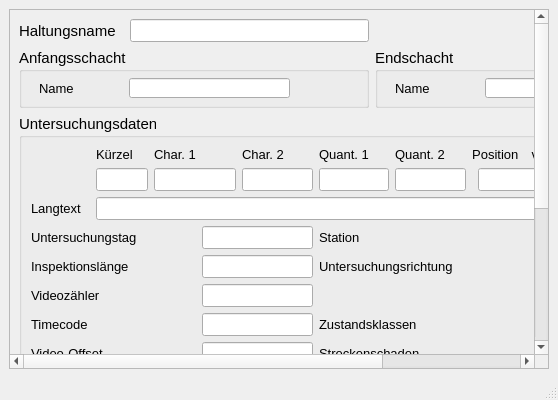
<?xml version="1.0" encoding="UTF-8"?>
<ui version="4.0">
 <class>MainWindow</class>
 <widget class="QMainWindow" name="MainWindow">
  <property name="baseSize">
   <size>
    <width>0</width>
    <height>0</height>
   </size>
  </property>
  <property name="font">
   <font>
    <family>Tahoma</family>
    <pointsize>10</pointsize>
   </font>
  </property>
  <property name="windowTitle">
   <string>MainWindow</string>
  </property>
  <widget class="QWidget" name="centralwidget">
   <layout class="QGridLayout" name="gridLayout">
    <item row="0" column="0">
     <widget class="QScrollArea" name="scrollArea">
      <property name="widgetResizable">
       <bool>true</bool>
      </property>
      <widget class="QWidget" name="scrollAreaWidgetContents">
       <property name="geometry">
        <rect>
         <x>0</x>
         <y>0</y>
         <width>954</width>
         <height>750</height>
        </rect>
       </property>
       <layout class="QGridLayout" name="gridLayout_2">
        <item row="0" column="1" colspan="2">
         <widget class="QLineEdit" name="untersuchhal">
          <property name="font">
           <font>
            <family>Tahoma</family>
            <pointsize>10</pointsize>
           </font>
          </property>
          <property name="toolTip">
           <string>&lt;html&gt;&lt;head/&gt;&lt;body&gt;&lt;p&gt;Bezeichnung der untersuchten Haltung&lt;/p&gt;&lt;/body&gt;&lt;/html&gt;</string>
          </property>
          <property name="statusTip">
           <string>Bezeichnung der untersuchten Haltung</string>
          </property>
         </widget>
        </item>
        <item row="1" column="0" colspan="3">
         <widget class="QGroupBox" name="groupBox">
          <property name="minimumSize">
           <size>
            <width>350</width>
            <height>60</height>
           </size>
          </property>
          <property name="maximumSize">
           <size>
            <width>350</width>
            <height>16777215</height>
           </size>
          </property>
          <property name="font">
           <font>
            <family>Tahoma</family>
            <pointsize>11</pointsize>
           </font>
          </property>
          <property name="title">
           <string>Anfangsschacht</string>
          </property>
          <widget class="QLabel" name="label_3">
           <property name="geometry">
            <rect>
             <x>20</x>
             <y>30</y>
             <width>91</width>
             <height>21</height>
            </rect>
           </property>
           <property name="font">
            <font>
             <family>Tahoma</family>
             <pointsize>10</pointsize>
            </font>
           </property>
           <property name="text">
            <string>Name</string>
           </property>
          </widget>
          <widget class="QLineEdit" name="schoben">
           <property name="geometry">
            <rect>
             <x>110</x>
             <y>30</y>
             <width>161</width>
             <height>20</height>
            </rect>
           </property>
           <property name="font">
            <font>
             <family>Tahoma</family>
             <pointsize>10</pointsize>
            </font>
           </property>
           <property name="toolTip">
            <string>&lt;html&gt;&lt;head/&gt;&lt;body&gt;&lt;p&gt;Name des oberen Schachts&lt;/p&gt;&lt;/body&gt;&lt;/html&gt;</string>
           </property>
           <property name="statusTip">
            <string>Name des oberen Schachts</string>
           </property>
          </widget>
         </widget>
        </item>
        <item row="3" column="0" colspan="2">
         <widget class="QLabel" name="label_71">
          <property name="text">
           <string>Erstelldatum</string>
          </property>
         </widget>
        </item>
        <item row="3" column="2">
         <widget class="QgsDateTimeEdit" name="createdat">
          <property name="font">
           <font>
            <family>Tahoma</family>
            <pointsize>10</pointsize>
           </font>
          </property>
          <property name="currentSection">
           <enum>QDateTimeEdit::DaySection</enum>
          </property>
          <property name="displayFormat">
           <string>dd.MM.yyyy HH:mm</string>
          </property>
         </widget>
        </item>
        <item row="4" column="0">
         <widget class="QLabel" name="label_22">
          <property name="font">
           <font>
            <family>Tahoma</family>
            <pointsize>10</pointsize>
           </font>
          </property>
          <property name="text">
           <string>Kommentar</string>
          </property>
         </widget>
        </item>
        <item row="0" column="0">
         <widget class="QLabel" name="label">
          <property name="font">
           <font>
            <family>Tahoma</family>
            <pointsize>11</pointsize>
           </font>
          </property>
          <property name="text">
           <string>Haltungsname</string>
          </property>
         </widget>
        </item>
        <item row="5" column="0" colspan="4">
         <widget class="QTextEdit" name="kommentar">
          <property name="font">
           <font>
            <family>Tahoma</family>
            <pointsize>10</pointsize>
           </font>
          </property>
         </widget>
        </item>
        <item row="2" column="0" colspan="4">
         <widget class="QGroupBox" name="groupBox_2">
          <property name="font">
           <font>
            <family>Tahoma</family>
            <pointsize>11</pointsize>
           </font>
          </property>
          <property name="title">
           <string>Untersuchungsdaten</string>
          </property>
          <layout class="QGridLayout" name="gridLayout_3">
           <item row="8" column="1" colspan="2">
            <widget class="QLineEdit" name="video_start">
             <property name="font">
              <font>
               <family>Tahoma</family>
               <pointsize>10</pointsize>
              </font>
             </property>
             <property name="toolTip">
              <string>&lt;html&gt;&lt;head/&gt;&lt;body&gt;&lt;p&gt;Beginn der Videoreferenz&lt;/p&gt;&lt;/body&gt;&lt;/html&gt;</string>
             </property>
             <property name="statusTip">
              <string>Beginn der Videoreferenz</string>
             </property>
            </widget>
           </item>
           <item row="9" column="0" colspan="2">
            <widget class="QLabel" name="label_31">
             <property name="font">
              <font>
               <family>Tahoma</family>
               <pointsize>10</pointsize>
              </font>
             </property>
             <property name="text">
              <string>Speicherort Foto</string>
             </property>
            </widget>
           </item>
           <item row="6" column="15">
            <widget class="QLineEdit" name="ZS">
             <property name="font">
              <font>
               <family>Tahoma</family>
               <pointsize>10</pointsize>
              </font>
             </property>
             <property name="toolTip">
              <string>&lt;html&gt;&lt;head/&gt;&lt;body&gt;&lt;p&gt;&lt;span style=&quot; font-size:10pt;&quot;&gt;Max. Zustandsklasse Standsicherheit&lt;/span&gt;&lt;/p&gt;&lt;/body&gt;&lt;/html&gt;</string>
             </property>
             <property name="statusTip">
              <string>Max. Zustandsklasse Betriebssicherheit</string>
             </property>
            </widget>
           </item>
           <item row="3" column="11" colspan="3">
            <widget class="QLineEdit" name="station">
             <property name="font">
              <font>
               <family>Tahoma</family>
               <pointsize>10</pointsize>
              </font>
             </property>
             <property name="toolTip">
              <string>&lt;html&gt;&lt;head/&gt;&lt;body&gt;&lt;p&gt;&lt;span style=&quot; font-size:10pt;&quot;&gt;Station entlang der Haltung&lt;/span&gt;&lt;/p&gt;&lt;/body&gt;&lt;/html&gt;</string>
             </property>
             <property name="statusTip">
              <string>Station entlang der Haltung</string>
             </property>
            </widget>
           </item>
           <item row="8" column="4">
            <widget class="QLabel" name="label_41">
             <property name="font">
              <font>
               <family>Tahoma</family>
               <pointsize>10</pointsize>
              </font>
             </property>
             <property name="text">
              <string>-ende</string>
             </property>
             <property name="alignment">
              <set>Qt::AlignRight|Qt::AlignTrailing|Qt::AlignVCenter</set>
             </property>
            </widget>
           </item>
           <item row="4" column="4" colspan="2">
            <widget class="QLineEdit" name="inspektionslaenge">
             <property name="font">
              <font>
               <family>Tahoma</family>
               <pointsize>10</pointsize>
              </font>
             </property>
             <property name="toolTip">
              <string>&lt;html&gt;&lt;head/&gt;&lt;body&gt;&lt;p&gt;&lt;span style=&quot; font-size:10pt;&quot;&gt;Inspektionslänge&lt;/span&gt;&lt;/p&gt;&lt;/body&gt;&lt;/html&gt;</string>
             </property>
             <property name="statusTip">
              <string>Inspektionslänge</string>
             </property>
            </widget>
           </item>
           <item row="1" column="7">
            <widget class="QLineEdit" name="quantnr2">
             <property name="font">
              <font>
               <family>Tahoma</family>
               <pointsize>10</pointsize>
              </font>
             </property>
             <property name="toolTip">
              <string>&lt;html&gt;&lt;head/&gt;&lt;body&gt;&lt;p&gt;Zustandsdaten: Quantifizierung 2&lt;/p&gt;&lt;/body&gt;&lt;/html&gt;</string>
             </property>
             <property name="statusTip">
              <string>Zustandsdaten: Quantifizierung 2</string>
             </property>
            </widget>
           </item>
           <item row="1" column="9" colspan="2">
            <widget class="QLineEdit" name="pos_von">
             <property name="font">
              <font>
               <family>Tahoma</family>
               <pointsize>10</pointsize>
              </font>
             </property>
             <property name="toolTip">
              <string>&lt;html&gt;&lt;head/&gt;&lt;body&gt;&lt;p&gt;Zustandsdaten: Anfangswinkel als Zifferblattreferenz&lt;/p&gt;&lt;/body&gt;&lt;/html&gt;</string>
             </property>
             <property name="statusTip">
              <string>Zustandsdaten: Anfangswinkel als Zifferblattreferenz</string>
             </property>
            </widget>
           </item>
           <item row="7" column="6" colspan="4">
            <widget class="QLabel" name="label_28">
             <property name="font">
              <font>
               <family>Tahoma</family>
               <pointsize>10</pointsize>
              </font>
             </property>
             <property name="text">
              <string>Streckenschaden</string>
             </property>
            </widget>
           </item>
           <item row="5" column="11" colspan="2">
            <widget class="QLabel" name="label_39">
             <property name="font">
              <font>
               <family>Tahoma</family>
               <pointsize>10</pointsize>
              </font>
             </property>
             <property name="text">
              <string>Dicht.</string>
             </property>
            </widget>
           </item>
           <item row="6" column="11" colspan="2">
            <widget class="QLineEdit" name="ZD">
             <property name="font">
              <font>
               <family>Tahoma</family>
               <pointsize>10</pointsize>
              </font>
             </property>
             <property name="toolTip">
              <string>&lt;html&gt;&lt;head/&gt;&lt;body&gt;&lt;p&gt;&lt;span style=&quot; font-size:10pt;&quot;&gt;Max. Zustandsklasse Dichtheit&lt;/span&gt;&lt;/p&gt;&lt;/body&gt;&lt;/html&gt;</string>
             </property>
             <property name="statusTip">
              <string>Max. Zustandsklasse Dichtheit</string>
             </property>
            </widget>
           </item>
           <item row="0" column="7">
            <widget class="QLabel" name="label_27">
             <property name="font">
              <font>
               <family>Tahoma</family>
               <pointsize>10</pointsize>
              </font>
             </property>
             <property name="text">
              <string>Quant. 2</string>
             </property>
            </widget>
           </item>
           <item row="10" column="2" colspan="14">
            <widget class="QLineEdit" name="film_dateiname">
             <property name="font">
              <font>
               <family>Tahoma</family>
               <pointsize>10</pointsize>
              </font>
             </property>
             <property name="toolTip">
              <string>&lt;html&gt;&lt;head/&gt;&lt;body&gt;&lt;p&gt;Speicherort des Videos&lt;/p&gt;&lt;/body&gt;&lt;/html&gt;</string>
             </property>
             <property name="statusTip">
              <string>Speicherort des Videos</string>
             </property>
            </widget>
           </item>
           <item row="0" column="12">
            <widget class="QLabel" name="label_30">
             <property name="font">
              <font>
               <family>Tahoma</family>
               <pointsize>10</pointsize>
              </font>
             </property>
             <property name="text">
              <string> bis</string>
             </property>
            </widget>
           </item>
           <item row="3" column="6" colspan="4">
            <widget class="QLabel" name="label_34">
             <property name="font">
              <font>
               <family>Tahoma</family>
               <pointsize>10</pointsize>
              </font>
             </property>
             <property name="text">
              <string>Station</string>
             </property>
            </widget>
           </item>
           <item row="2" column="1" colspan="15">
            <widget class="QLineEdit" name="langtext">
             <property name="font">
              <font>
               <family>Tahoma</family>
               <pointsize>10</pointsize>
              </font>
             </property>
             <property name="toolTip">
              <string>&lt;html&gt;&lt;head/&gt;&lt;body&gt;&lt;p&gt;&lt;span style=&quot; font-size:10pt;&quot;&gt;Zustandsbeschreibung Langtext&lt;/span&gt;&lt;/p&gt;&lt;/body&gt;&lt;/html&gt;</string>
             </property>
             <property name="statusTip">
              <string>Zustandsbeschreibung Langtext</string>
             </property>
            </widget>
           </item>
           <item row="6" column="6" colspan="3">
            <widget class="QLabel" name="label_36">
             <property name="font">
              <font>
               <family>Tahoma</family>
               <pointsize>10</pointsize>
              </font>
             </property>
             <property name="text">
              <string>Zustandsklassen</string>
             </property>
            </widget>
           </item>
           <item row="5" column="4" colspan="2">
            <widget class="QLineEdit" name="videozaehler">
             <property name="font">
              <font>
               <family>Tahoma</family>
               <pointsize>10</pointsize>
              </font>
             </property>
             <property name="toolTip">
              <string>&lt;html&gt;&lt;head/&gt;&lt;body&gt;&lt;p&gt;&lt;span style=&quot; font-size:10pt;&quot;&gt;Videozähler&lt;/span&gt;&lt;/p&gt;&lt;/body&gt;&lt;/html&gt;</string>
             </property>
             <property name="statusTip">
              <string>Videozähler</string>
             </property>
            </widget>
           </item>
           <item row="1" column="6">
            <widget class="QLineEdit" name="quantnr1">
             <property name="font">
              <font>
               <family>Tahoma</family>
               <pointsize>10</pointsize>
              </font>
             </property>
             <property name="toolTip">
              <string>&lt;html&gt;&lt;head/&gt;&lt;body&gt;&lt;p&gt;Zustandsdaten: Quantifizierung 1&lt;/p&gt;&lt;/body&gt;&lt;/html&gt;</string>
             </property>
             <property name="statusTip">
              <string>Zustandsdaten: Quantifizierung 1</string>
             </property>
            </widget>
           </item>
           <item row="10" column="0" colspan="2">
            <widget class="QLabel" name="label_32">
             <property name="font">
              <font>
               <family>Tahoma</family>
               <pointsize>10</pointsize>
              </font>
             </property>
             <property name="text">
              <string>Speicherort Video</string>
             </property>
            </widget>
           </item>
           <item row="4" column="0" colspan="4">
            <widget class="QLabel" name="label_20">
             <property name="font">
              <font>
               <family>Tahoma</family>
               <pointsize>10</pointsize>
              </font>
             </property>
             <property name="text">
              <string>Inspektionslänge</string>
             </property>
            </widget>
           </item>
           <item row="7" column="0" colspan="4">
            <widget class="QLabel" name="label_21">
             <property name="font">
              <font>
               <family>Tahoma</family>
               <pointsize>10</pointsize>
              </font>
             </property>
             <property name="text">
              <string>Video-Offset</string>
             </property>
            </widget>
           </item>
           <item row="4" column="11" colspan="5">
            <widget class="QLineEdit" name="untersuchrichtung">
             <property name="font">
              <font>
               <family>Tahoma</family>
               <pointsize>10</pointsize>
              </font>
             </property>
             <property name="toolTip">
              <string>&lt;html&gt;&lt;head/&gt;&lt;body&gt;&lt;p&gt;&lt;span style=&quot; font-size:10pt;&quot;&gt;Untersuchungsrichtung&lt;/span&gt;&lt;/p&gt;&lt;/body&gt;&lt;/html&gt;</string>
             </property>
            </widget>
           </item>
           <item row="1" column="3" colspan="2">
            <widget class="QLineEdit" name="charakt1">
             <property name="font">
              <font>
               <family>Tahoma</family>
               <pointsize>10</pointsize>
              </font>
             </property>
             <property name="toolTip">
              <string>&lt;html&gt;&lt;head/&gt;&lt;body&gt;&lt;p&gt;Zustandsdaten: Charakterisierung 1&lt;/p&gt;&lt;/body&gt;&lt;/html&gt;</string>
             </property>
             <property name="statusTip">
              <string>Zustandsdaten: Charakterisierung 1</string>
             </property>
            </widget>
           </item>
           <item row="3" column="14" colspan="2">
            <widget class="QLabel" name="label_2">
             <property name="font">
              <font>
               <family>Tahoma</family>
               <pointsize>10</pointsize>
              </font>
             </property>
             <property name="text">
              <string>m</string>
             </property>
            </widget>
           </item>
           <item row="1" column="5">
            <widget class="QLineEdit" name="charakt2">
             <property name="font">
              <font>
               <family>Tahoma</family>
               <pointsize>10</pointsize>
              </font>
             </property>
             <property name="toolTip">
              <string>&lt;html&gt;&lt;head/&gt;&lt;body&gt;&lt;p&gt;Zustandsdaten: Charakterisierung 2&lt;/p&gt;&lt;/body&gt;&lt;/html&gt;</string>
             </property>
             <property name="statusTip">
              <string>Zustandsdaten: Charakterisierung 2</string>
             </property>
            </widget>
           </item>
           <item row="9" column="2" colspan="14">
            <widget class="QLineEdit" name="foto_dateiname">
             <property name="font">
              <font>
               <family>Tahoma</family>
               <pointsize>10</pointsize>
              </font>
             </property>
             <property name="toolTip">
              <string>&lt;html&gt;&lt;head/&gt;&lt;body&gt;&lt;p&gt;&lt;span style=&quot; font-size:10pt;&quot;&gt;Speicherort des Fotos&lt;/span&gt;&lt;/p&gt;&lt;/body&gt;&lt;/html&gt;</string>
             </property>
             <property name="statusTip">
              <string>Speicherort des Fotos</string>
             </property>
            </widget>
           </item>
           <item row="6" column="13" colspan="2">
            <widget class="QLineEdit" name="ZB">
             <property name="font">
              <font>
               <family>Tahoma</family>
               <pointsize>10</pointsize>
              </font>
             </property>
             <property name="toolTip">
              <string>&lt;html&gt;&lt;head/&gt;&lt;body&gt;&lt;p&gt;&lt;span style=&quot; font-size:10pt;&quot;&gt;Max. Zustandsklasse Betriebssicherheit&lt;/span&gt;&lt;/p&gt;&lt;/body&gt;&lt;/html&gt;</string>
             </property>
             <property name="statusTip">
              <string>Max. Zustandsklasse Betriebssicherheit</string>
             </property>
            </widget>
           </item>
           <item row="1" column="11" colspan="2">
            <widget class="QLineEdit" name="pos_bis">
             <property name="font">
              <font>
               <family>Tahoma</family>
               <pointsize>10</pointsize>
              </font>
             </property>
             <property name="toolTip">
              <string>&lt;html&gt;&lt;head/&gt;&lt;body&gt;&lt;p&gt;Zustandsdaten: Endwinkel als Zifferblattreferenz&lt;/p&gt;&lt;/body&gt;&lt;/html&gt;</string>
             </property>
             <property name="statusTip">
              <string>Zustandsdaten: Endwinkel als Zifferblattreferenz</string>
             </property>
            </widget>
           </item>
           <item row="8" column="0">
            <widget class="QLabel" name="label_33">
             <property name="font">
              <font>
               <family>Tahoma</family>
               <pointsize>10</pointsize>
              </font>
             </property>
             <property name="text">
              <string>Videostart</string>
             </property>
            </widget>
           </item>
           <item row="6" column="4" colspan="2">
            <widget class="QLineEdit" name="timecode">
             <property name="font">
              <font>
               <family>Tahoma</family>
               <pointsize>10</pointsize>
              </font>
             </property>
             <property name="toolTip">
              <string>&lt;html&gt;&lt;head/&gt;&lt;body&gt;&lt;p&gt;&lt;span style=&quot; font-size:10pt;&quot;&gt;Timecode&lt;/span&gt;&lt;/p&gt;&lt;/body&gt;&lt;/html&gt;</string>
             </property>
             <property name="statusTip">
              <string>Timecode</string>
             </property>
            </widget>
           </item>
           <item row="8" column="11" colspan="5">
            <widget class="QLineEdit" name="streckenschaden_lfdnr">
             <property name="font">
              <font>
               <family>Tahoma</family>
               <pointsize>10</pointsize>
              </font>
             </property>
             <property name="toolTip">
              <string>&lt;html&gt;&lt;head/&gt;&lt;body&gt;&lt;p&gt;&lt;span style=&quot; font-size:10pt;&quot;&gt;Lfd. Nummer des Streckenschadens&lt;/span&gt;&lt;/p&gt;&lt;/body&gt;&lt;/html&gt;</string>
             </property>
             <property name="statusTip">
              <string>Lfd. Nummer des Streckenschadens</string>
             </property>
            </widget>
           </item>
           <item row="0" column="5">
            <widget class="QLabel" name="label_25">
             <property name="font">
              <font>
               <family>Tahoma</family>
               <pointsize>10</pointsize>
              </font>
             </property>
             <property name="text">
              <string>Char. 2</string>
             </property>
            </widget>
           </item>
           <item row="0" column="10" colspan="2">
            <widget class="QLabel" name="label_40">
             <property name="font">
              <font>
               <family>Tahoma</family>
               <pointsize>10</pointsize>
              </font>
             </property>
             <property name="text">
              <string> von -</string>
             </property>
            </widget>
           </item>
           <item row="0" column="8" colspan="2">
            <widget class="QLabel" name="label_18">
             <property name="font">
              <font>
               <family>Tahoma</family>
               <pointsize>10</pointsize>
              </font>
             </property>
             <property name="text">
              <string>Position </string>
             </property>
             <property name="alignment">
              <set>Qt::AlignRight|Qt::AlignTrailing|Qt::AlignVCenter</set>
             </property>
            </widget>
           </item>
           <item row="8" column="6" colspan="5">
            <widget class="QLabel" name="label_29">
             <property name="font">
              <font>
               <family>Tahoma</family>
               <pointsize>10</pointsize>
              </font>
             </property>
             <property name="text">
              <string>Streckenschaden Laufnummer</string>
             </property>
            </widget>
           </item>
           <item row="1" column="1" colspan="2">
            <widget class="QLineEdit" name="kuerzel">
             <property name="font">
              <font>
               <family>Tahoma</family>
               <pointsize>10</pointsize>
              </font>
             </property>
             <property name="toolTip">
              <string>&lt;html&gt;&lt;head/&gt;&lt;body&gt;&lt;p&gt;&lt;span style=&quot; font-size:10pt;&quot;&gt;Schadenskürzel&lt;/span&gt;&lt;/p&gt;&lt;/body&gt;&lt;/html&gt;</string>
             </property>
            </widget>
           </item>
           <item row="5" column="13" colspan="2">
            <widget class="QLabel" name="label_37">
             <property name="font">
              <font>
               <family>Tahoma</family>
               <pointsize>10</pointsize>
              </font>
             </property>
             <property name="text">
              <string>Betrieb</string>
             </property>
            </widget>
           </item>
           <item row="2" column="0">
            <widget class="QLabel" name="label_52">
             <property name="font">
              <font>
               <family>Tahoma</family>
               <pointsize>10</pointsize>
              </font>
             </property>
             <property name="text">
              <string>Langtext</string>
             </property>
            </widget>
           </item>
           <item row="3" column="4" colspan="2">
            <widget class="QLineEdit" name="untersuchtag">
             <property name="font">
              <font>
               <family>Tahoma</family>
               <pointsize>10</pointsize>
              </font>
             </property>
             <property name="toolTip">
              <string>&lt;html&gt;&lt;head/&gt;&lt;body&gt;&lt;p&gt;Datum der Untersuchung&lt;/p&gt;&lt;/body&gt;&lt;/html&gt;</string>
             </property>
             <property name="statusTip">
              <string>Datum der Untersuchung</string>
             </property>
            </widget>
           </item>
           <item row="6" column="0" colspan="4">
            <widget class="QLabel" name="label_35">
             <property name="font">
              <font>
               <family>Tahoma</family>
               <pointsize>10</pointsize>
              </font>
             </property>
             <property name="text">
              <string>Timecode</string>
             </property>
            </widget>
           </item>
           <item row="7" column="4" colspan="2">
            <widget class="QLineEdit" name="video_offset">
             <property name="font">
              <font>
               <family>Tahoma</family>
               <pointsize>10</pointsize>
              </font>
             </property>
             <property name="toolTip">
              <string>&lt;html&gt;&lt;head/&gt;&lt;body&gt;&lt;p&gt;&lt;span style=&quot; font-size:10pt;&quot;&gt;Video-Offset&lt;/span&gt;&lt;/p&gt;&lt;/body&gt;&lt;/html&gt;</string>
             </property>
             <property name="statusTip">
              <string>Video-Offset</string>
             </property>
            </widget>
           </item>
           <item row="3" column="0" colspan="4">
            <widget class="QLabel" name="label_61">
             <property name="font">
              <font>
               <family>Tahoma</family>
               <pointsize>10</pointsize>
              </font>
             </property>
             <property name="text">
              <string>Untersuchungstag</string>
             </property>
            </widget>
           </item>
           <item row="5" column="15">
            <widget class="QLabel" name="label_38">
             <property name="font">
              <font>
               <family>Tahoma</family>
               <pointsize>10</pointsize>
              </font>
             </property>
             <property name="text">
              <string>Stands.</string>
             </property>
            </widget>
           </item>
           <item row="4" column="6" colspan="4">
            <widget class="QLabel" name="label_17">
             <property name="font">
              <font>
               <family>Tahoma</family>
               <pointsize>10</pointsize>
              </font>
             </property>
             <property name="text">
              <string>Untersuchungsrichtung</string>
             </property>
            </widget>
           </item>
           <item row="0" column="6">
            <widget class="QLabel" name="label_26">
             <property name="font">
              <font>
               <family>Tahoma</family>
               <pointsize>10</pointsize>
              </font>
             </property>
             <property name="text">
              <string>Quant. 1</string>
             </property>
            </widget>
           </item>
           <item row="5" column="0" colspan="4">
            <widget class="QLabel" name="label_19">
             <property name="font">
              <font>
               <family>Tahoma</family>
               <pointsize>10</pointsize>
              </font>
             </property>
             <property name="text">
              <string>Videozähler</string>
             </property>
            </widget>
           </item>
           <item row="8" column="5">
            <widget class="QLineEdit" name="video_ende">
             <property name="font">
              <font>
               <family>Tahoma</family>
               <pointsize>10</pointsize>
              </font>
             </property>
             <property name="toolTip">
              <string>&lt;html&gt;&lt;head/&gt;&lt;body&gt;&lt;p&gt;Ende der Videoreferenz&lt;/p&gt;&lt;/body&gt;&lt;/html&gt;</string>
             </property>
             <property name="statusTip">
              <string>Ende der Videoreferenz</string>
             </property>
            </widget>
           </item>
           <item row="7" column="11" colspan="5">
            <widget class="QLineEdit" name="streckenschaden">
             <property name="font">
              <font>
               <family>Tahoma</family>
               <pointsize>10</pointsize>
              </font>
             </property>
             <property name="toolTip">
              <string>&lt;html&gt;&lt;head/&gt;&lt;body&gt;&lt;p&gt;&lt;span style=&quot; font-size:10pt;&quot;&gt;Streckenschaden (Kodierung)&lt;/span&gt;&lt;/p&gt;&lt;/body&gt;&lt;/html&gt;</string>
             </property>
             <property name="statusTip">
              <string>Streckenschaden (Kodierung)</string>
             </property>
            </widget>
           </item>
           <item row="0" column="1" colspan="2">
            <widget class="QLabel" name="label_23">
             <property name="font">
              <font>
               <family>Tahoma</family>
               <pointsize>10</pointsize>
              </font>
             </property>
             <property name="text">
              <string>Kürzel</string>
             </property>
            </widget>
           </item>
           <item row="0" column="3">
            <widget class="QLabel" name="label_24">
             <property name="font">
              <font>
               <family>Tahoma</family>
               <pointsize>10</pointsize>
              </font>
             </property>
             <property name="text">
              <string>Char. 1</string>
             </property>
            </widget>
           </item>
          </layout>
         </widget>
        </item>
        <item row="1" column="3">
         <widget class="QGroupBox" name="groupBox_3">
          <property name="minimumSize">
           <size>
            <width>350</width>
            <height>0</height>
           </size>
          </property>
          <property name="maximumSize">
           <size>
            <width>350</width>
            <height>16777215</height>
           </size>
          </property>
          <property name="font">
           <font>
            <family>Tahoma</family>
            <pointsize>11</pointsize>
           </font>
          </property>
          <property name="title">
           <string>Endschacht</string>
          </property>
          <widget class="QLabel" name="label_9">
           <property name="geometry">
            <rect>
             <x>20</x>
             <y>30</y>
             <width>71</width>
             <height>21</height>
            </rect>
           </property>
           <property name="font">
            <font>
             <family>Tahoma</family>
             <pointsize>10</pointsize>
            </font>
           </property>
           <property name="text">
            <string>Name</string>
           </property>
          </widget>
          <widget class="QLineEdit" name="schunten">
           <property name="geometry">
            <rect>
             <x>110</x>
             <y>30</y>
             <width>161</width>
             <height>20</height>
            </rect>
           </property>
           <property name="font">
            <font>
             <family>Tahoma</family>
             <pointsize>10</pointsize>
            </font>
           </property>
           <property name="toolTip">
            <string>&lt;html&gt;&lt;head/&gt;&lt;body&gt;&lt;p&gt;Name des unteren Schachts&lt;/p&gt;&lt;/body&gt;&lt;/html&gt;</string>
           </property>
           <property name="statusTip">
            <string>Name des unteren Schachts</string>
           </property>
          </widget>
         </widget>
        </item>
       </layout>
      </widget>
     </widget>
    </item>
   </layout>
  </widget>
  <widget class="QMenuBar" name="menubar">
   <property name="geometry">
    <rect>
     <x>0</x>
     <y>0</y>
     <width>978</width>
     <height>27</height>
    </rect>
   </property>
  </widget>
  <widget class="QStatusBar" name="statusbar"/>
 </widget>
 <customwidgets>
  <customwidget>
   <class>QgsDateTimeEdit</class>
   <extends>QDateTimeEdit</extends>
   <header>qgsdatetimeedit.h</header>
  </customwidget>
 </customwidgets>
 <tabstops>
  <tabstop>untersuchhal</tabstop>
  <tabstop>untersuchrichtung</tabstop>
  <tabstop>createdat</tabstop>
  <tabstop>kommentar</tabstop>
 </tabstops>
 <resources/>
 <connections/>
</ui>
